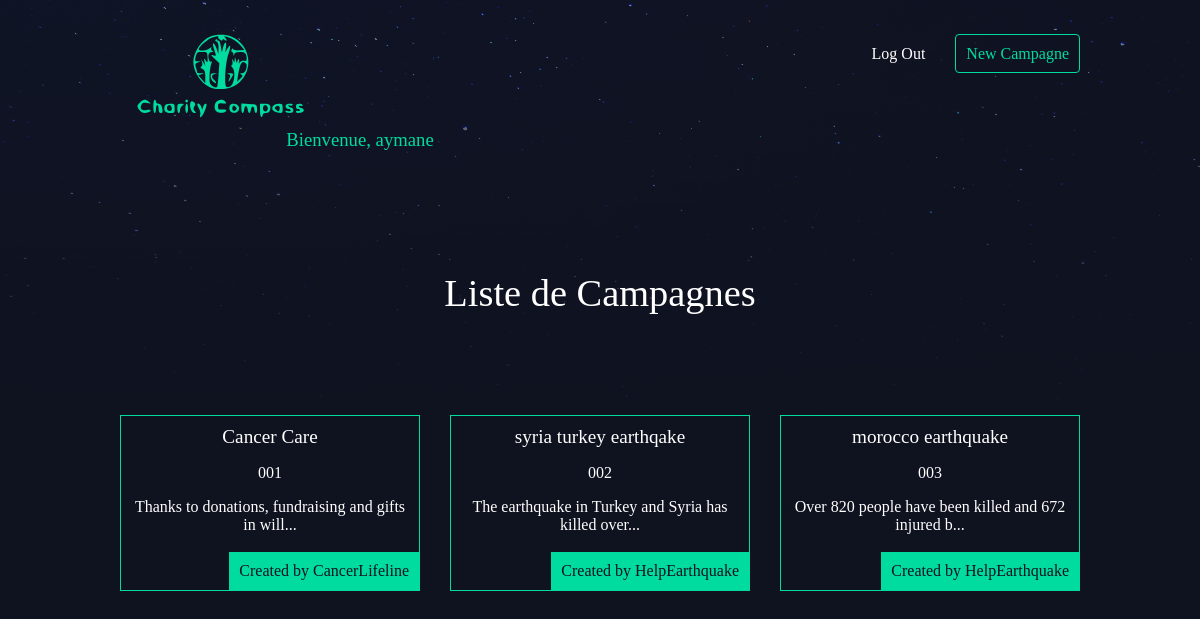
The app's page / (signed in) with its own data.
### campagne/models.py (models this page shows, shortened)
class Campagne(models.Model):
    charity_number = models.CharField(max_length=50)
    slug = models.SlugField()
    nom = models.CharField(max_length=100)
    histoire = models.TextField()
    montant = models.DecimalField(max_digits=6, decimal_places=2, default=0.0)
    supporteurs = models.IntegerField(max_length=100, null = True)
    thumbnail = models.ImageField(default='default.png', blank=True)
    fundraiser = models.ForeignKey(User, on_delete=models.CASCADE, default=None)
    def snippet(self):
        return self.histoire[:50] + '...'

### campagne/views.py (the view)
# urls.py: re_path(r'^$', campagne_views.campagne_list,name='home'),
def campagne_list(request):
    campagnes = Campagne.objects.all()
    return render(request, 'campagne/campagne_list.html' , {'campagne' : campagnes})

### campagne/templates/campagne/campagne_list.html
{% extends 'base.html' %}
{% block content %}
    <h1>Liste de Campagnes</h1>
    <div class="campagnes">
        {% for campagne in campagne %}
            <div class="campagne">
                <h2><a href="{% url 'campagne:detail' slug=campagne.slug %}">{{ campagne.nom }}</a></h2>
                <p>{{ campagne.charity_number }}</p>
                <p>{{ campagne.snippet }}</p>
                <p class="fundraiser">Created by {{ campagne.fundraiser.username }}</p>
            </div>
        {% endfor %}
    </div>
{% endblock %}

### templates/base.html (shortened to what this page needs)
{% load static %}
<!DOCTYPE html>
<html>
    <head>
        <link rel="stylesheet" href="{% static 'styles.css' %}">
    </head>
    <body>
        <header class="wrapper">
            <h1><a href="{% url 'home' %}"><img src="{% static 'logo.svg' %}" alt="Charity compass" /></a></h1>
            <nav>
                <ul>
                    {% if user.is_authenticated %}
                    <li>
                        <form class="logout-link" action="{% url 'accounts:logout' %}" method="post">
                            <button class="btn" type="submit">Log Out</button>
                        </form>
                    </li>
                    <li><a href="{% url 'campagne:create' %}" class="highlight">New Campagne</a></li>
                    {% else %}
                        <li><a class="btn" href="{% url 'accounts:login' %}">Login</a></li>
                        <li><a class="btn" href="{% url 'accounts:signup' %}">Signup</a></li>
                    {% endif %}
                </ul>
            </nav>
            {% if user.is_authenticated %}
                <h3 style="text-align: center; color: #00dba0;">Bienvenue, {{user.username}}</h3>
            {% endif %}
        </header>
        <div class="wrapper">
            {% block content %}
            {% endblock %}
        </div>
    </body>
</html>

### assets/styles.css (style rules this page uses)
body { background-color: #0f121f; background-image: url(stars.png); background-repeat: repeat-x; color: #fff; }
body * { font-family: Ubuntu; }
h1, h2, h3, h4, h5 { font-weight: normal; margin: 0; }
a, a:hover, a:visited { color: #fff; text-decoration: none; }
.wrapper { max-width: 960px; margin: 0 auto; }
div.wrapper > h1 { text-align: center; margin: 100px auto; font-size: 2.4em }
header { display: grid; grid-template-columns: 1fr 1fr; padding: 20px 0; }
nav { justify-self: end; }
nav li { display: inline-block; list-style-type: none; margin-left: 20px; }
button { background: none; color: #fff; cursor: pointer; border: 0; font-size: 16px; }
nav button { background: none; color: #fff; cursor: pointer; border: 0; font-size: 16px; }
.campagnes { display: grid; grid-template-columns: 1fr 1fr 1fr; grid-gap: 30px; }
.campagne { padding: 10px; border: 1px solid #00dba0; position: relative; padding-bottom: 40px; text-align: center; }
.campagne h2 { font-size: 1.2em; }
.campagne .donate, .campagne .fundraiser { padding: 10px; background: #00dba0; position: absolute; right: 0; bottom: 0; margin-bottom: 0; color: #0f121f; }
a.highlight { border: 1px solid #00dba0; padding: 10px; border-radius: 4px; color: #00dba0; }

### records on screen
Campagne: nom "Cancer Care", charity_number "001", snippet "Thanks to donations, fundraising and gifts in will...", fundraiser.username "CancerLifeline"
Campagne: nom "syria turkey earthqake", charity_number "002", snippet "The earthquake in Turkey and Syria has killed over...", fundraiser.username "HelpEarthquake"
Campagne: nom "morocco earthquake", charity_number "003", snippet "Over 820 people have been killed and 672 injured b...", fundraiser.username "HelpEarthquake"

### other values on screen
{{ user.username }} "aymane"
